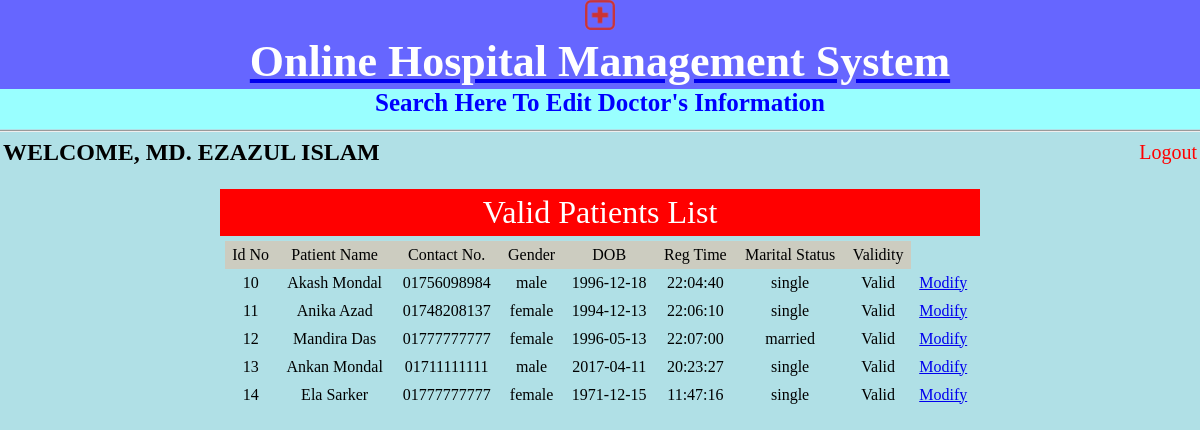
The page /pmodsearch.php (signed in) on the database its author committed.
### tables this page shows
CREATE TABLE `patient` (
  `pid` int(100) NOT NULL,
  `pfname` varchar(100) NOT NULL,
  `plname` varchar(100) NOT NULL,
  `pdob` date NOT NULL,
  `pgender` varchar(10) NOT NULL,
  `pms` varchar(12) NOT NULL,
  `pbg` varchar(10) NOT NULL,
  `padd` varchar(100) NOT NULL,
  `pmob` varchar(11) NOT NULL,
  `ppass` varchar(100) NOT NULL,
  `pemail` varchar(100) NOT NULL,
  `delete` varchar(2) NOT NULL,
  `time` time NOT NULL
);

### pmodsearch.php (the view, shortened to what this page needs)
<!doctype html>
<html>
<head>
	<link rel="stylesheet" type="text/css" href="style.css" media="all" />
</head>
<body>
	<div class="header-area">
		<img src="images/hospital-512.gif" alt="hospital_logo" />
		<a href="index.php"><h1>Online Hospital Management System</h1></a>
	</div>
	<h1 style="text-align:center; background:#99FFFF; margin-top:-8px; margin-left:-8px; margin-right:-8px;; font-size:25px; height:40px;">Search Here To Edit Doctor's Information</h1> <hr style="margin:-16px;"/>
	<table>
		<tr style="height:20px;">
			<td style="width:1141px;">
				<?php
					echo ("<h2>WELCOME, ".$_SESSION['auname']."</h2>");
				?>
			</td>
			<td>
				<a href="alogout.php" style="text-decoration:none; font-size:20px; color:red; ">Logout</a>
			</td>
		</tr>
	</table>
	<tr><td><table align=center width=750 cellspacing=0 cellpadding=5>
	<tr bgcolor=red><td align=center ><font size=6 color=white >Valid Patients
	List</font></td></tr>
	<tr><td><table width=750 cellspacing=0 cellpadding=5>
	<tr bgcolor=#ccccc><td align=center>Id No</td><td align=center>Patient
	Name</td><td align=center>Contact No.</td><td align=center>Gender</td><td align=center>DOB</td><td align=center>Reg Time</td><td align=center>Marital Status</td><td align=center>Validity</td></tr>
	<?php
		$conn = mysqli_connect("localhost", "root", "", "hms");
		$result = mysqli_query($conn, "SELECT * FROM patient d WHERE d.delete='y' ORDER BY pid");
		while($row = mysqli_fetch_assoc($result))
		{
			echo "<tr><td align=center>".$row['pid']."</td><td align=center>".$row['pfname']." ".$row['plname']."</td><td align=center>".$row['pmob']."</td><td align=center>".$row['pgender']."</td><td align=center>".$row['pdob']."</td><td align=center>".$row['time']."</td><td align=center>".$row['pms']."</td><td align=center>Valid</td><td align=center><a href='pmodf.php?ppid=$row[pid]' target='_blank'>Modify</a></td></tr>";
		}
	?>
</body>
</html>

### style.css (style rules this page uses)
body { margin: 0px; padding: 0px; }
.header-area h1 { margin:0px; }
.header-area { font-family:Algerian; background: #6666FF; color: #ffffff; text-align: center; font-size: 22px; padding: 10px; }
.header-area a h1 { text-decoration:none; color: #ffffff; }
.header-area img { height:30px; margin-top: -22px; position: relative; }

### pmodsearch.php (style rules this page uses)
h1 { color: blue; font-family: verdana; font-size: 200%; }
body { background-color: powderblue; }

### rows shown on the page
patient: pid "10", pfname "Akash", plname "Mondal", pmob "01756098984", pgender "male", pdob "1996-12-18", time "22:04:40", pms "single"
patient: pid "11", pfname "Anika", plname "Azad", pmob "01748208137", pgender "female", pdob "1994-12-13", time "22:06:10", pms "single"
patient: pid "12", pfname "Mandira", plname "Das", pmob "01777777777", pgender "female", pdob "1996-05-13", time "22:07:00", pms "married"
patient: pid "13", pfname "Ankan", plname "Mondal", pmob "01711111111", pgender "male", pdob "2017-04-11", time "20:23:27", pms "single"
patient: pid "14", pfname "Ela", plname "Sarker", pmob "01777777777", pgender "female", pdob "1971-12-15", time "11:47:16", pms "single"

### other values the page prints
$_SESSION['auname'] "MD. EZAZUL ISLAM"
